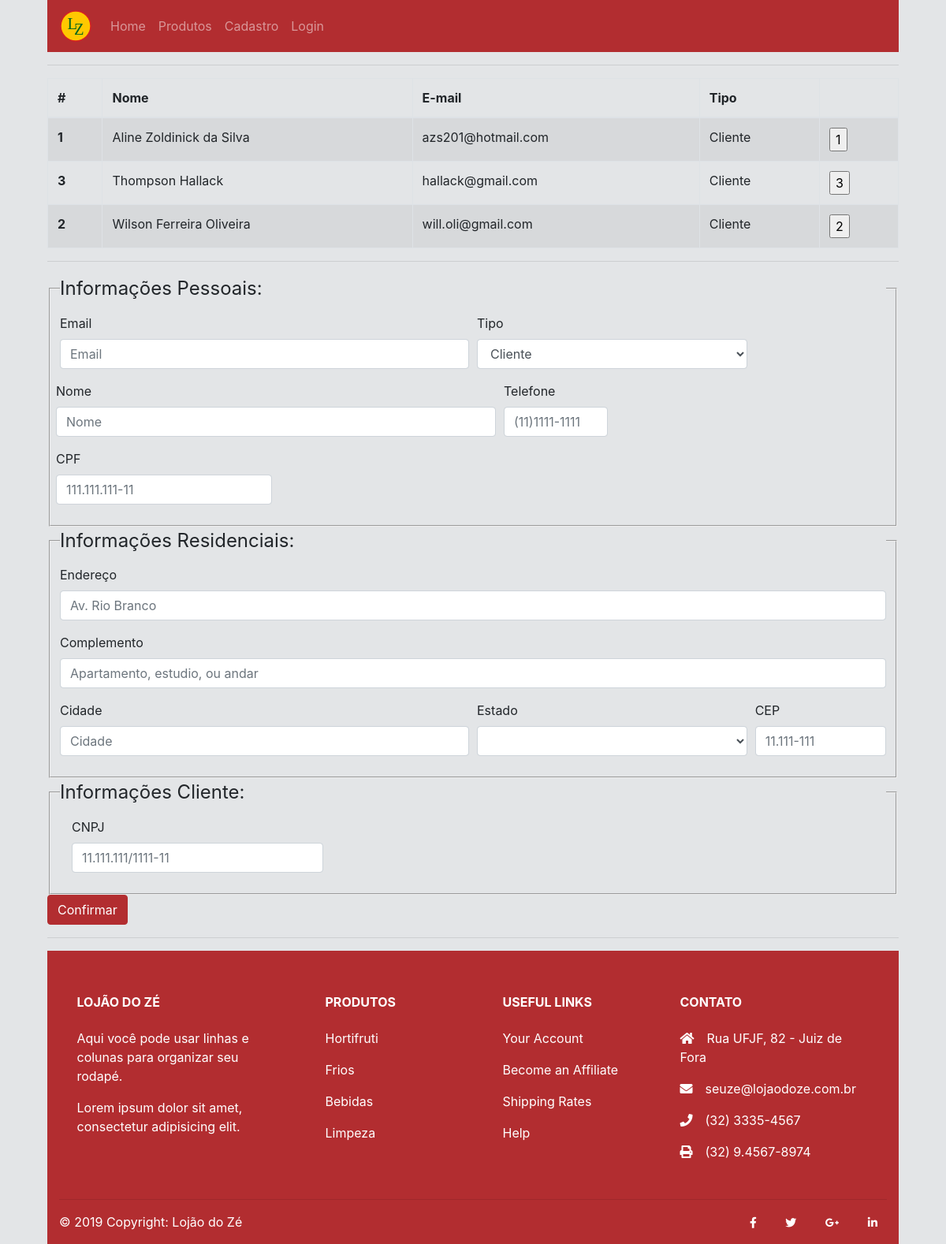
Screenshot of /editarCliente.php with the database file from the repository.
### tables this page shows
CREATE TABLE IF NOT EXISTS `usuarios` (
  `id` int(11) NOT NULL AUTO_INCREMENT,
  `email` text NOT NULL,
  `senha` text NOT NULL,
  `nome` text NOT NULL,
  `telefone` text NOT NULL,
  `cpf` varchar(11) NOT NULL,
  `cnpj` varchar(14) NOT NULL,
  `endereco` text NOT NULL,
  `complemento` text,
  `cidade` text NOT NULL,
  `estado` text NOT NULL,
  `cep` text NOT NULL,
  `tipo` tinyint(1) NOT NULL DEFAULT '0' COMMENT '0=cliente, 1=func, 2=admin',
  `cargo_funcionario` text NOT NULL,
  `salario_funcionario` float NOT NULL,
  `data_entrada_funcionario` date NOT NULL,
  `num_identificacao_funcionario` int(11) NOT NULL,
  PRIMARY KEY (`id`)
);

### editarCliente.php (the view, shortened to what this page needs)
<!DOCTYPE html>
<html>
<head>
    <link rel="stylesheet" href="publico/css/bootstrap.min.css">
    <link rel="stylesheet" href="https://use.fontawesome.com/releases/v5.8.2/css/all.css">
    <link rel="stylesheet" href="publico/css/estilo.css">
</head>
<?php
    include "header.php";
?>
<hr>
<body>
    <table class ="table table-striped table-bordered">
	<thead>
    <tr>
    <th scope="col">#</th>
    <th scope="col">Nome</th>
    <th scope="col">E-mail</th>
    <th scope="col">Tipo</th>
    <th scope="col"></th>
    </tr>
	</thead>
    <tbody>
    <form action="editarCliente.php" method="post">
    <?php
        include_once('conexao.php');
        $sql =  "SELECT id, nome, email, telefone, cpf, endereco, complemento, cidade, estado FROM usuarios WHERE usuarios.tipo=0 ORDER BY usuarios.nome ASC";
        $resultado = mysqli_query($conexao, $sql) or die($conexao->error);
            while($row = mysqli_fetch_array($resultado)) {
                echo '<tr class="tr-click">';
                echo '<th scope="row">'.$row["id"].'</th>';
                echo ' <td> '.$row["nome"].'</td>';
                echo ' <td> '.$row["email"].'</td>';
                echo ' <td> '."Cliente".'</td>';
                echo '<td><input type="submit" name="id" value="'.$row["id"].'"</td>';
                echo '</tr>';
            }
	?>
    </form>
	</table>
    <hr>
    <?php
    $nome = '';
    $email = '';
    $telefone = '';
    $cpf = '';
    $cnpj='';
    $endereco = '';
    $complemento = '';
    $cidade = '';
    $estado = '';
    $cep = '';
    echo '<form action="" method="POST" target="_self">
    <fieldset>
        <legend>Informações Pessoais:</legend>
        <div class="form-row">
            <div class="form-group col-md-6">
            <label for="inputEmail4">Email</label>
            <input type="name" name="email" class="form-control" id="inputEmail4" placeholder="Email" value="'.$email.'" required>
            </div>
            <div class="form-group col-md-4">
            <label for="inputType">Tipo</label>
            <select id="inputType" name="tipo" class="form-control" required>;
                 <option selected>Cliente</option>;
            </select>
        </div>
        <div class="form-row">
            <div class="form-group col-md-8">
            <label for="inputEmail4">Nome</label>
            <input type="name" name="nome" class="form-control" id="inputNome4" placeholder="Nome" value="'.$nome.'" required>
            </div>
            <div class="form-group col-md-2">
            <label for="inputPassword4">Telefone</label>
            <input type="text" name="telefone" class="form-control" id="inputTelefone4" placeholder="(11)1111-1111" onkeypress="mascara(this, "## ####-####")"  maxlength="12" value="'.$telefone.'" required>
            </div>
            <div class="form-group col-md-4s">
            <label for="inputPassword4">CPF</label>
            <input type="text" name="cpf" class="form-control" id="inputCPF4" placeholder="111.111.111-11" onkeypress="mascara(this, "###.###.###-##")"  maxlength="14" value="'.$cpf.'" required>
            </div>
        </div>
    </fieldset>
    <fieldset>
        <legend>Informações Residenciais:</legend>
        <div class="form-group">
            <label for="inputAddress">Endereço</label>
            <input type="text" name="endereco" class="form-control" id="inputAddress" placeholder="Av. Rio Branco" value="'.$endereco.'" required>
        </div>
        <div class="form-group">
            <label for="inputAddress2">Complemento</label>
            <input type="text" name="complemento" class="form-control" id="inputAddress2" placeholder="Apartamento, estudio, ou andar" value="'.$complemento.'">
        </div>
        <div class="form-row">
            <div class="form-group col-md-6">
            <label for="inputCity">Cidade</label>
            <input type="text" name="cidade" class="form-control" id="inputCity" placeholder="Cidade" value="'.$cidade.'" required>
            </div>
            <div class="form-group col-md-4">
            <label for="inputState">Estado</label>
            <select id="inputState" name="estado" class="form-control" required>
		<option>'.$estado.'</option>
		<option>AC</option>
            </select>
            </div>
            <div class="form-group col-md-2">
            <label for="inputZip">CEP</label>
            <input type="text" name="cep" class="form-control" id="cep" onkeypress="mascara(this, "##.###-###")" placeholder="11.111-111" maxlength="10" value="'.$cep.'" required>
            </div>
        </div>
    </fieldset>
    <fieldset>
    <legend>Informações Cliente:</legend>
    <div class="form-group">
    <div class="form-group col-md-4">
        <label for="inputAddress">CNPJ</label>
        <input type="text" name="cnpj" class="form-control" id="inputCNPJ4" placeholder="11.111.111/1111-11" onkeypress="mascara(this, "##.###.###/####-##")"  maxlength="18" value="'.$cnpj.'" required>
    </div>
    </div>
</fieldset>
    <button type="submit" class="btn btn-primary" value="Submit" name="submit">Confirmar</button>
    </form>';
    ?>
</body>
<hr>
<?php
    include "footer.php";
?>
</html>

### publico/css/estilo.css (style rules this page uses)
body { margin-left: 5%; margin-right: 5%; font-family: -apple-system, BlinkMacSystemFont, "Segoe UI", Roboto, "Helvetica Neue", Arial, sans-serif, "Apple Color Emoji", "Segoe UI Emoji", "Segoe UI Symbol"; font-size: 1rem; font-weight: 400; line-height: 1.5; color: #212529; text-align: justify; background-color: rgb(227, 229, 231); }
fieldset { display: block; margin-left: 2px; margin-right: 2px; padding-top: 0.35em; padding-bottom: 0.625em; padding-left: 0.75em; padding-right: 0.75em; border: 2px groove; }
.tr-click { cursor: pointer; }

### rows the page displays
usuarios: id "1", nome "Aline Zoldinick da Silva", email "azs201@hotmail.com"
usuarios: id "3", nome "Thompson Hallack", email "hallack@gmail.com"
usuarios: id "2", nome "Wilson Ferreira Oliveira", email "will.oli@gmail.com"
